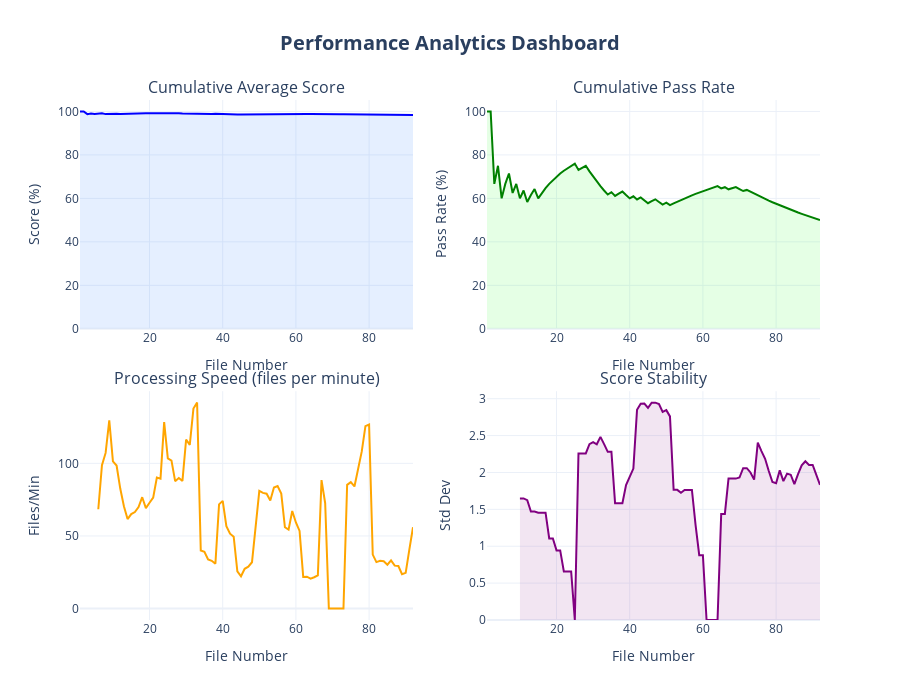

Write notebook code for a chart like this one.
### Code cell
# Step 15: Performance Metrics Dashboard
print("\n" + "="*60)
print("⚡ PERFORMANCE ANALYTICS")
print("="*60)

if 'df_logs' in locals() and not df_logs.empty:
    
    df_perf = df_logs.sort_values('timestamp').copy()
    df_perf['file_number'] = range(1, len(df_perf) + 1)
    
    # Calculate cumulative stats
    df_perf['cumulative_avg_score'] = df_perf['score'].expanding().mean()
    df_perf['cumulative_pass_rate'] = (
        (df_perf['status'] == 'PASSED').cumsum() / df_perf['file_number'] * 100
    )
    
    # Create performance dashboard
    fig = make_subplots(
        rows=2, cols=2,
        subplot_titles=('Cumulative Average Score', 'Cumulative Pass Rate',
                       'Processing Speed (files per minute)', 'Score Stability'),
        specs=[[{'type': 'scatter'}, {'type': 'scatter'}],
               [{'type': 'scatter'}, {'type': 'scatter'}]],
        vertical_spacing=0.12,
        horizontal_spacing=0.1
    )
    
    # Cumulative Average Score
    fig.add_trace(go.Scatter(
        x=df_perf['file_number'],
        y=df_perf['cumulative_avg_score'],
        mode='lines',
        name='Avg Score',
        line=dict(color='blue', width=2),
        fill='tozeroy',
        fillcolor='rgba(0,100,255,0.1)'
    ), row=1, col=1)
    
    # Cumulative Pass Rate
    fig.add_trace(go.Scatter(
        x=df_perf['file_number'],
        y=df_perf['cumulative_pass_rate'],
        mode='lines',
        name='Pass Rate',
        line=dict(color='green', width=2),
        fill='tozeroy',
        fillcolor='rgba(0,255,0,0.1)'
    ), row=1, col=2)
    
    # Processing Speed (moving average)
    if len(df_perf) > 5:
        df_perf['time_diff'] = df_perf['timestamp'].diff().dt.total_seconds()
        df_perf['files_per_min'] = 60 / df_perf['time_diff'].rolling(window=5).mean()
        
        fig.add_trace(go.Scatter(
            x=df_perf['file_number'],
            y=df_perf['files_per_min'],
            mode='lines',
            name='Speed',
            line=dict(color='orange', width=2)
        ), row=2, col=1)
    
    # Score Stability (rolling std)
    df_perf['score_stability'] = df_perf['score'].rolling(window=10).std()
    
    fig.add_trace(go.Scatter(
        x=df_perf['file_number'],
        y=df_perf['score_stability'],
        mode='lines',
        name='Stability',
        line=dict(color='purple', width=2),
        fill='tozeroy',
        fillcolor='rgba(128,0,128,0.1)'
    ), row=2, col=2)
    
    # Update layout
    fig.update_layout(
        title_text='<b>Performance Analytics Dashboard</b>',
        title_font_size=20,
        title_x=0.5,
        height=700,
        showlegend=False,
        template='plotly_white'
    )
    
    fig.update_xaxes(title_text='File Number', row=1, col=1)
    fig.update_xaxes(title_text='File Number', row=1, col=2)
    fig.update_xaxes(title_text='File Number', row=2, col=1)
    fig.update_xaxes(title_text='File Number', row=2, col=2)
    
    fig.update_yaxes(title_text='Score (%)', row=1, col=1)
    fig.update_yaxes(title_text='Pass Rate (%)', row=1, col=2)
    fig.update_yaxes(title_text='Files/Min', row=2, col=1)
    fig.update_yaxes(title_text='Std Dev', row=2, col=2)
    
    fig.show()
    
    print("\n💡 These metrics show how quality and performance evolve over time")
    
else:
    print("\n⚠️  No data available.")

### Figure 1 — Plotly figure (JSON) as saved in the notebook; plotly's stock layout.template omitted (floating-point values rounded to 4 significant figures)
{"data": [{"fill": "tozeroy", "fillcolor": "rgba(0,100,255,0.1)", "line": {"color": "blue", "width": 2}, "mode": "lines", "name": "Avg Score", "type": "scatter", "x": [1, 2, 3, 4, 5, 6, 7, 8, 9, 10, 11, 12, 13, 14, 15, 16, 17, 18, 19, 20, 21, 22, 23, 24, 25, 26, 27, 28, 29, 30, 31, 32, 33, 34, 35, 36, 37, 38, 39, 40, 41, 42, 43, 44, 45, 46, 47, 48, 49, 50, 51, 52, 53, 54, 55, 56, 57, 58, 59, 60, 61, 62, 63, 64, 65, 66, 67, 68, 69, 70, 71, 72, 73, 74, 75, 76, 77, 78, 79, 80, 81, 82, 83, 84, 85, 86, 87, 88, 89, 90, 91, 92], "xaxis": "x", "y": [100.0, 100.0, 98.77, 99.07, 98.8, 99.0, 99.15, 98.77, 98.91, 98.78, 98.89, 98.78, 98.88, 98.96, 98.89, 98.96, 99.02, 99.07, 99.12, 99.17, 99.21, 99.24, 99.28, 99.31, 99.33, 99.08, 99.12, 99.15, 99.06, 99.0, 98.96, 98.85, 98.8, 98.8, 98.83, 98.83, 98.86, 98.89, 98.79, 98.72, 98.75, 98.58, 98.61, 98.57, 98.59, 98.62, 98.65, 98.58, 98.54, 98.57, 98.55, 98.57, 98.6, 98.63, 98.65, 98.68, 98.7, 98.72, 98.74, 98.76, 98.78, 98.8, 98.82, 98.84, 98.79, 98.81, 98.76, 98.78, 98.79, 98.78, 98.74, 98.76, 98.74, 98.73, 98.65, 98.63, 98.61, 98.6, 98.56, 98.54, 98.55, 98.56, 98.51, 98.48, 98.42, 98.43, 98.44, 98.4, 98.4, 98.38, 98.35, 98.32], "yaxis": "y"}, {"fill": "tozeroy", "fillcolor": "rgba(0,255,0,0.1)", "line": {"color": "green", "width": 2}, "mode": "lines", "name": "Pass Rate", "type": "scatter", "x": [1, 2, 3, 4, 5, 6, 7, 8, 9, 10, 11, 12, 13, 14, 15, 16, 17, 18, 19, 20, 21, 22, 23, 24, 25, 26, 27, 28, 29, 30, 31, 32, 33, 34, 35, 36, 37, 38, 39, 40, 41, 42, 43, 44, 45, 46, 47, 48, 49, 50, 51, 52, 53, 54, 55, 56, 57, 58, 59, 60, 61, 62, 63, 64, 65, 66, 67, 68, 69, 70, 71, 72, 73, 74, 75, 76, 77, 78, 79, 80, 81, 82, 83, 84, 85, 86, 87, 88, 89, 90, 91, 92], "xaxis": "x2", "y": [100.0, 100.0, 66.67, 75.0, 60.0, 66.67, 71.43, 62.5, 66.67, 60.0, 63.64, 58.33, 61.54, 64.29, 60.0, 62.5, 64.71, 66.67, 68.42, 70.0, 71.43, 72.73, 73.91, 75.0, 76.0, 73.08, 74.07, 75.0, 72.41, 70.0, 67.74, 65.62, 63.64, 61.76, 62.86, 61.11, 62.16, 63.16, 61.54, 60.0, 60.98, 59.52, 60.47, 59.09, 57.78, 58.7, 59.57, 58.33, 57.14, 58.0, 56.86, 57.69, 58.49, 59.26, 60.0, 60.71, 61.4, 62.07, 62.71, 63.33, 63.93, 64.52, 65.08, 65.62, 64.62, 65.15, 64.18, 64.71, 65.22, 64.29, 63.38, 63.89, 63.01, 62.16, 61.33, 60.53, 59.74, 58.97, 58.23, 57.5, 56.79, 56.1, 55.42, 54.76, 54.12, 53.49, 52.87, 52.27, 51.69, 51.11, 50.55, 50.0], "yaxis": "y2"}, {"line": {"color": "orange", "width": 2}, "mode": "lines", "name": "Speed", "type": "scatter", "x": [1, 2, 3, 4, 5, 6, 7, 8, 9, 10, 11, 12, 13, 14, 15, 16, 17, 18, 19, 20, 21, 22, 23, 24, 25, 26, 27, 28, 29, 30, 31, 32, 33, 34, 35, 36, 37, 38, 39, 40, 41, 42, 43, 44, 45, 46, 47, 48, 49, 50, 51, 52, 53, 54, 55, 56, 57, 58, 59, 60, 61, 62, 63, 64, 65, 66, 67, 68, 69, 70, 71, 72, 73, 74, 75, 76, 77, 78, 79, 80, 81, 82, 83, 84, 85, 86, 87, 88, 89, 90, 91, 92], "xaxis": "x3", "y": [NaN, NaN, NaN, NaN, NaN, 68.4, 98.78, 107.2, 129.5, 101.3, 98.52, 82.64, 70.43, 61.63, 65.08, 66.49, 69.86, 76.68, 69.16, 72.84, 76.38, 90.27, 89.47, 128.4, 103.5, 101.9, 87.73, 89.87, 87.92, 116.4, 112.7, 137.7, 141.8, 39.96, 39.14, 33.89, 32.89, 30.84, 71.76, 74.17, 56.8, 51.55, 49.5, 25.65, 22.26, 27.43, 28.83, 31.92, 55.36, 81.04, 79.67, 79.09, 74.39, 83.36, 84.42, 79.18, 56.01, 54.4, 67.23, 59.31, 53.45, 21.84, 21.97, 20.67, 21.6, 22.9, 88.47, 72.55, 0.03957, 0.03956, 0.03957, 0.03956, 0.03957, 85.2, 87.0, 84.08, 97.19, 108.2, 125.6, 126.7, 37.17, 32.04, 32.91, 32.57, 30.22, 33.25, 29.59, 29.35, 23.67, 24.6, 40.55, 56.01], "yaxis": "y3"}, {"fill": "tozeroy", "fillcolor": "rgba(128,0,128,0.1)", "line": {"color": "purple", "width": 2}, "mode": "lines", "name": "Stability", "type": "scatter", "x": [1, 2, 3, 4, 5, 6, 7, 8, 9, 10, 11, 12, 13, 14, 15, 16, 17, 18, 19, 20, 21, 22, 23, 24, 25, 26, 27, 28, 29, 30, 31, 32, 33, 34, 35, 36, 37, 38, 39, 40, 41, 42, 43, 44, 45, 46, 47, 48, 49, 50, 51, 52, 53, 54, 55, 56, 57, 58, 59, 60, 61, 62, 63, 64, 65, 66, 67, 68, 69, 70, 71, 72, 73, 74, 75, 76, 77, 78, 79, 80, 81, 82, 83, 84, 85, 86, 87, 88, 89, 90, 91, 92], "xaxis": "x4", "y": [NaN, NaN, NaN, NaN, NaN, NaN, NaN, NaN, NaN, 1.648, 1.648, 1.624, 1.47, 1.47, 1.455, 1.455, 1.455, 1.105, 1.105, 0.9438, 0.9438, 0.6588, 0.6588, 0.6588, 0.0, 2.259, 2.259, 2.259, 2.384, 2.41, 2.382, 2.482, 2.385, 2.28, 2.28, 1.584, 1.584, 1.584, 1.829, 1.945, 2.053, 2.851, 2.932, 2.935, 2.876, 2.947, 2.947, 2.928, 2.821, 2.845, 2.76, 1.764, 1.764, 1.726, 1.763, 1.763, 1.763, 1.286, 0.8784, 0.8784, 0.0, 0.0, 0.0, 0.0, 1.437, 1.437, 1.917, 1.917, 1.917, 1.931, 2.059, 2.059, 2.0, 1.903, 2.405, 2.29, 2.186, 2.021, 1.871, 1.854, 2.028, 1.883, 1.985, 1.97, 1.843, 1.978, 2.097, 2.152, 2.102, 2.102, 1.956, 1.832], "yaxis": "y4"}], "layout": {"annotations": [{"font": {"size": 16}, "showarrow": false, "text": "Cumulative Average Score", "x": 0.225, "xanchor": "center", "xref": "paper", "y": 1, "yanchor": "bottom", "yref": "paper"}, {"font": {"size": 16}, "showarrow": false, "text": "Cumulative Pass Rate", "x": 0.775, "xanchor": "center", "xref": "paper", "y": 1, "yanchor": "bottom", "yref": "paper"}, {"font": {"size": 16}, "showarrow": false, "text": "Processing Speed (files per minute)", "x": 0.225, "xanchor": "center", "xref": "paper", "y": 0.44, "yanchor": "bottom", "yref": "paper"}, {"font": {"size": 16}, "showarrow": false, "text": "Score Stability", "x": 0.775, "xanchor": "center", "xref": "paper", "y": 0.44, "yanchor": "bottom", "yref": "paper"}], "height": 700, "showlegend": false, "title": {"font": {"size": 20}, "text": "<b>Performance Analytics Dashboard</b>", "x": 0.5}, "xaxis": {"anchor": "y", "domain": [0, 0.45], "title": {"text": "File Number"}}, "xaxis2": {"anchor": "y2", "domain": [0.55, 1], "title": {"text": "File Number"}}, "xaxis3": {"anchor": "y3", "domain": [0, 0.45], "title": {"text": "File Number"}}, "xaxis4": {"anchor": "y4", "domain": [0.55, 1], "title": {"text": "File Number"}}, "yaxis": {"anchor": "x", "domain": [0.56, 1], "title": {"text": "Score (%)"}}, "yaxis2": {"anchor": "x2", "domain": [0.56, 1], "title": {"text": "Pass Rate (%)"}}, "yaxis3": {"anchor": "x3", "domain": [0, 0.44], "title": {"text": "Files/Min"}}, "yaxis4": {"anchor": "x4", "domain": [0, 0.44], "title": {"text": "Std Dev"}}}}
